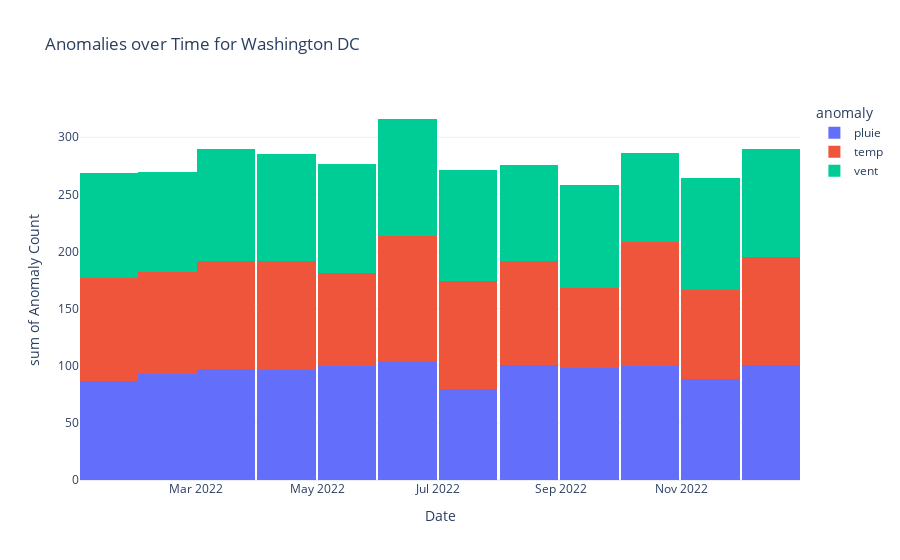
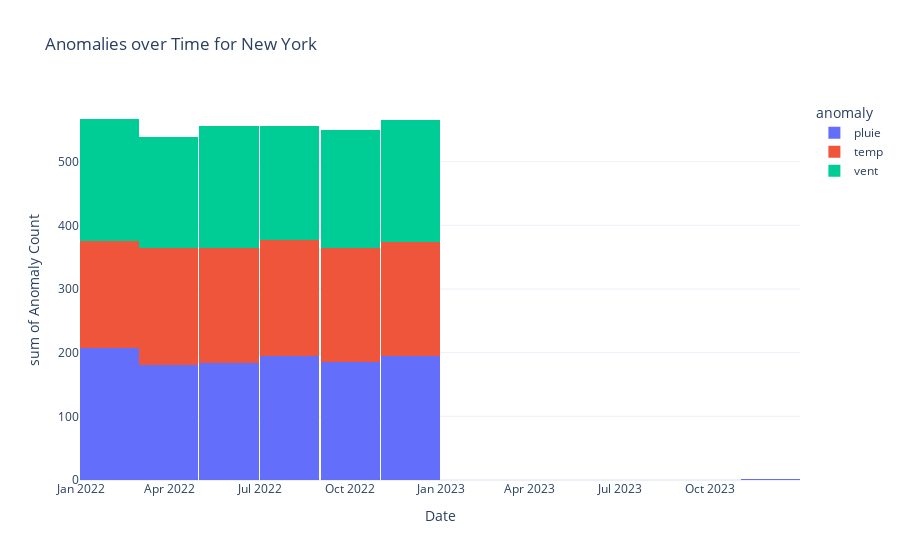
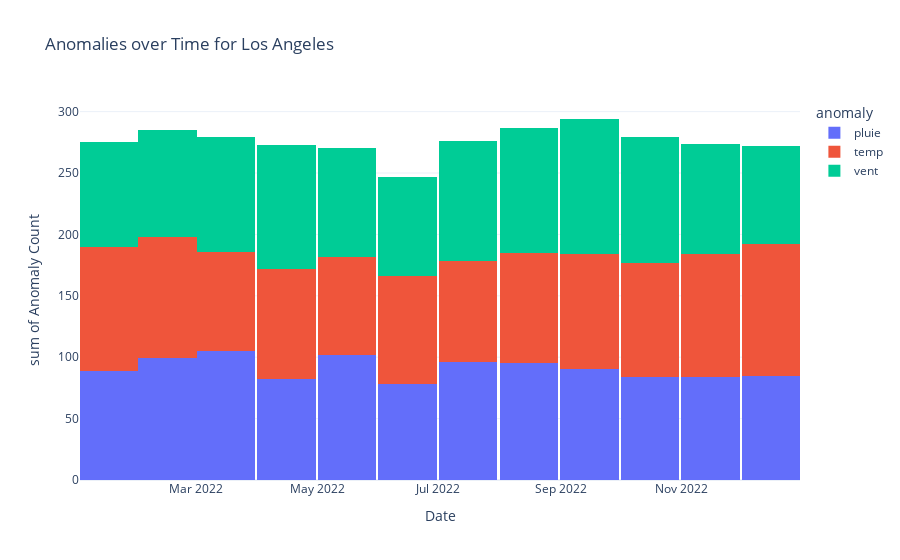

The cell these charts' notebook holds for them, in order:
### Code cell
# Group data by date, city and anomaly, then count the instances
grouped_df = df.groupby(['date_only', 'city', 'anomaly']).size().reset_index(name='counts')

# List your cities
cities = ['Washington DC', 'New York', 'Los Angeles'] # Add or change according to your DataFrame

# Create a separate plot for each city
for city in cities:
    city_df = grouped_df[grouped_df['city'] == city]
    fig = px.histogram(city_df, x='date_only', y='counts', color='anomaly',
                  title=f'Anomalies over Time for {city}', labels={'date_only': 'Date', 'counts': 'Anomaly Count'})
    fig.show()

### Figure 1 — Plotly figure (JSON) as saved in the notebook; plotly's stock layout.template omitted (floating-point values rounded to 4 significant figures)
{"data": [{"alignmentgroup": "True", "bingroup": "x", "histfunc": "sum", "hovertemplate": "anomaly=pluie<br>Date=%{x}<br>sum of Anomaly Count=%{y}<extra></extra>", "legendgroup": "pluie", "marker": {"color": "#636efa", "pattern": {"shape": ""}}, "name": "pluie", "offsetgroup": "pluie", "orientation": "v", "showlegend": true, "type": "histogram", "x": ["2022-01-01", "2022-01-02", "2022-01-03", "2022-01-04", "2022-02-01", "2022-02-02", "2022-02-03", "2022-02-04", "2022-03-01", "2022-03-02", "2022-03-03", "2022-03-04", "2022-04-01", "2022-04-02", "2022-04-03", "2022-04-04", "2022-05-01", "2022-05-02", "2022-05-03", "2022-05-04", "2022-06-01", "2022-06-02", "2022-06-03", "2022-06-04", "2022-07-01", "2022-07-02", "2022-07-03", "2022-07-04", "2022-08-01", "2022-08-02", "2022-08-03", "2022-09-01", "2022-09-02", "2022-09-03", "2022-09-04", "2022-10-01", "2022-10-02", "2022-10-03", "2022-10-04", "2022-11-01", "2022-11-02", "2022-11-03", "2022-11-04", "2022-12-01", "2022-12-02", "2022-12-03", "2022-12-04"], "xaxis": "x", "y": [32, 20, 24, 11, 31, 30, 27, 5, 31, 30, 30, 6, 19, 34, 37, 6, 29, 35, 26, 10, 19, 41, 32, 11, 30, 21, 20, 9, 35, 32, 34, 40, 33, 21, 4, 33, 26, 26, 15, 17, 28, 27, 16, 33, 27, 21, 20], "yaxis": "y"}, {"alignmentgroup": "True", "bingroup": "x", "histfunc": "sum", "hovertemplate": "anomaly=temp<br>Date=%{x}<br>sum of Anomaly Count=%{y}<extra></extra>", "legendgroup": "temp", "marker": {"color": "#EF553B", "pattern": {"shape": ""}}, "name": "temp", "offsetgroup": "temp", "orientation": "v", "showlegend": true, "type": "histogram", "x": ["2022-01-01", "2022-01-02", "2022-01-03", "2022-01-04", "2022-02-01", "2022-02-02", "2022-02-03", "2022-02-04", "2022-03-01", "2022-03-02", "2022-03-03", "2022-03-04", "2022-04-01", "2022-04-02", "2022-04-03", "2022-04-04", "2022-05-01", "2022-05-02", "2022-05-03", "2022-05-04", "2022-06-01", "2022-06-02", "2022-06-03", "2022-06-04", "2022-07-01", "2022-07-02", "2022-07-03", "2022-07-04", "2022-08-01", "2022-08-02", "2022-08-03", "2022-08-04", "2022-09-01", "2022-09-02", "2022-09-03", "2022-09-04", "2022-10-01", "2022-10-02", "2022-10-03", "2022-10-04", "2022-11-01", "2022-11-02", "2022-11-03", "2022-11-04", "2022-12-01", "2022-12-02", "2022-12-03", "2022-12-04"], "xaxis": "x", "y": [27, 29, 24, 10, 31, 32, 25, 1, 25, 31, 30, 9, 21, 27, 38, 10, 31, 24, 22, 4, 37, 34, 30, 10, 30, 26, 27, 11, 23, 32, 30, 6, 17, 23, 25, 5, 27, 28, 38, 15, 21, 21, 24, 12, 25, 27, 33, 9], "yaxis": "y"}, {"alignmentgroup": "True", "bingroup": "x", "histfunc": "sum", "hovertemplate": "anomaly=vent<br>Date=%{x}<br>sum of Anomaly Count=%{y}<extra></extra>", "legendgroup": "vent", "marker": {"color": "#00cc96", "pattern": {"shape": ""}}, "name": "vent", "offsetgroup": "vent", "orientation": "v", "showlegend": true, "type": "histogram", "x": ["2022-01-01", "2022-01-02", "2022-01-03", "2022-01-04", "2022-02-01", "2022-02-02", "2022-02-03", "2022-02-04", "2022-03-01", "2022-03-02", "2022-03-03", "2022-03-04", "2022-04-01", "2022-04-02", "2022-04-03", "2022-04-04", "2022-05-01", "2022-05-02", "2022-05-03", "2022-05-04", "2022-06-01", "2022-06-02", "2022-06-03", "2022-06-04", "2022-07-01", "2022-07-02", "2022-07-03", "2022-07-04", "2022-08-01", "2022-08-02", "2022-08-03", "2022-08-04", "2022-09-01", "2022-09-02", "2022-09-03", "2022-09-04", "2022-10-01", "2022-10-02", "2022-10-03", "2022-10-04", "2022-11-01", "2022-11-02", "2022-11-03", "2022-11-04", "2022-12-01", "2022-12-02", "2022-12-03", "2022-12-04"], "xaxis": "x", "y": [30, 25, 24, 13, 29, 30, 24, 5, 33, 32, 29, 4, 23, 34, 26, 10, 27, 33, 26, 10, 29, 36, 31, 6, 30, 34, 26, 7, 21, 31, 23, 9, 21, 33, 28, 8, 20, 24, 19, 15, 24, 30, 27, 17, 18, 31, 32, 14], "yaxis": "y"}], "layout": {"autosize": true, "barmode": "relative", "legend": {"title": {"text": "anomaly"}, "tracegroupgap": 0}, "title": {"text": "Anomalies over Time for Washington DC"}, "xaxis": {"anchor": "y", "autorange": true, "domain": [0, 1], "range": ["2022-01-01 06:00", "2022-12-30 18:00"], "title": {"text": "Date"}, "type": "date"}, "yaxis": {"anchor": "x", "autorange": true, "domain": [0, 1], "range": [0, 332.6], "title": {"text": "sum of Anomaly Count"}, "type": "linear"}}}

### Figure 2 — Plotly figure (JSON) as saved in the notebook; plotly's stock layout.template omitted (floating-point values rounded to 4 significant figures)
{"data": [{"alignmentgroup": "True", "bingroup": "x", "histfunc": "sum", "hovertemplate": "anomaly=pluie<br>Date=%{x}<br>sum of Anomaly Count=%{y}<extra></extra>", "legendgroup": "pluie", "marker": {"color": "#636efa", "pattern": {"shape": ""}}, "name": "pluie", "offsetgroup": "pluie", "orientation": "v", "showlegend": true, "type": "histogram", "x": ["2022-01-01", "2022-01-02", "2022-01-03", "2022-01-04", "2022-02-01", "2022-02-02", "2022-02-03", "2022-03-01", "2022-03-02", "2022-03-03", "2022-03-04", "2022-04-01", "2022-04-02", "2022-04-03", "2022-04-04", "2022-05-01", "2022-05-02", "2022-05-03", "2022-05-04", "2022-06-01", "2022-06-02", "2022-06-03", "2022-06-04", "2022-07-01", "2022-07-02", "2022-07-03", "2022-07-04", "2022-08-01", "2022-08-02", "2022-08-03", "2022-08-04", "2022-09-01", "2022-09-02", "2022-09-03", "2022-09-04", "2022-10-01", "2022-10-02", "2022-10-03", "2022-10-04", "2022-11-01", "2022-11-02", "2022-11-03", "2022-11-04", "2022-12-01", "2022-12-02", "2022-12-03", "2022-12-04", "2023-11-29"], "xaxis": "x", "y": [35, 37, 30, 4, 27, 34, 40, 23, 26, 28, 8, 24, 29, 29, 13, 27, 32, 29, 7, 24, 27, 26, 11, 30, 28, 25, 10, 31, 38, 22, 10, 28, 26, 32, 10, 19, 29, 29, 13, 29, 30, 31, 15, 24, 26, 30, 9, 1], "yaxis": "y"}, {"alignmentgroup": "True", "bingroup": "x", "histfunc": "sum", "hovertemplate": "anomaly=temp<br>Date=%{x}<br>sum of Anomaly Count=%{y}<extra></extra>", "legendgroup": "temp", "marker": {"color": "#EF553B", "pattern": {"shape": ""}}, "name": "temp", "offsetgroup": "temp", "orientation": "v", "showlegend": true, "type": "histogram", "x": ["2022-01-01", "2022-01-02", "2022-01-03", "2022-01-04", "2022-02-01", "2022-02-02", "2022-02-03", "2022-02-04", "2022-03-01", "2022-03-02", "2022-03-03", "2022-03-04", "2022-04-01", "2022-04-02", "2022-04-03", "2022-04-04", "2022-05-01", "2022-05-02", "2022-05-03", "2022-05-04", "2022-06-01", "2022-06-02", "2022-06-03", "2022-06-04", "2022-07-01", "2022-07-02", "2022-07-03", "2022-07-04", "2022-08-01", "2022-08-02", "2022-08-03", "2022-08-04", "2022-09-01", "2022-09-02", "2022-09-03", "2022-09-04", "2022-10-01", "2022-10-02", "2022-10-03", "2022-10-04", "2022-11-01", "2022-11-02", "2022-11-03", "2022-11-04", "2022-12-01", "2022-12-02", "2022-12-03", "2022-12-04"], "xaxis": "x", "y": [20, 32, 24, 10, 27, 25, 27, 3, 20, 32, 29, 6, 28, 26, 32, 11, 25, 30, 26, 11, 27, 24, 31, 8, 26, 26, 37, 4, 32, 23, 31, 4, 25, 25, 37, 12, 16, 27, 26, 11, 36, 23, 23, 9, 25, 23, 27, 14], "yaxis": "y"}, {"alignmentgroup": "True", "bingroup": "x", "histfunc": "sum", "hovertemplate": "anomaly=vent<br>Date=%{x}<br>sum of Anomaly Count=%{y}<extra></extra>", "legendgroup": "vent", "marker": {"color": "#00cc96", "pattern": {"shape": ""}}, "name": "vent", "offsetgroup": "vent", "orientation": "v", "showlegend": true, "type": "histogram", "x": ["2022-01-01", "2022-01-02", "2022-01-03", "2022-01-04", "2022-02-01", "2022-02-02", "2022-02-03", "2022-02-04", "2022-03-01", "2022-03-02", "2022-03-03", "2022-03-04", "2022-04-01", "2022-04-02", "2022-04-03", "2022-04-04", "2022-05-01", "2022-05-02", "2022-05-03", "2022-05-04", "2022-06-01", "2022-06-02", "2022-06-03", "2022-06-04", "2022-07-01", "2022-07-02", "2022-07-03", "2022-07-04", "2022-08-01", "2022-08-02", "2022-08-03", "2022-08-04", "2022-09-01", "2022-09-02", "2022-09-03", "2022-09-04", "2022-10-01", "2022-10-02", "2022-10-03", "2022-10-04", "2022-11-01", "2022-11-02", "2022-11-03", "2022-11-04", "2022-12-01", "2022-12-02", "2022-12-03", "2022-12-04"], "xaxis": "x", "y": [28, 27, 36, 6, 30, 29, 31, 5, 28, 29, 25, 10, 25, 29, 22, 7, 30, 28, 35, 6, 21, 30, 33, 8, 24, 29, 36, 11, 27, 25, 21, 6, 24, 26, 25, 11, 26, 25, 29, 18, 24, 29, 32, 14, 26, 28, 31, 8], "yaxis": "y"}], "layout": {"autosize": true, "barmode": "relative", "legend": {"title": {"text": "anomaly"}, "tracegroupgap": 0}, "title": {"text": "Anomalies over Time for New York"}, "xaxis": {"anchor": "y", "autorange": true, "domain": [0, 1], "range": ["2021-12-31", "2023-12-31"], "title": {"text": "Date"}, "type": "date"}, "yaxis": {"anchor": "x", "autorange": true, "domain": [0, 1], "range": [0, 596.8], "title": {"text": "sum of Anomaly Count"}, "type": "linear"}}}

### Figure 3 — Plotly figure (JSON) as saved in the notebook; plotly's stock layout.template omitted (floating-point values rounded to 4 significant figures)
{"data": [{"alignmentgroup": "True", "bingroup": "x", "histfunc": "sum", "hovertemplate": "anomaly=pluie<br>Date=%{x}<br>sum of Anomaly Count=%{y}<extra></extra>", "legendgroup": "pluie", "marker": {"color": "#636efa", "pattern": {"shape": ""}}, "name": "pluie", "offsetgroup": "pluie", "orientation": "v", "showlegend": true, "type": "histogram", "x": ["2022-01-01", "2022-01-02", "2022-01-03", "2022-01-04", "2022-02-01", "2022-02-02", "2022-02-03", "2022-02-04", "2022-03-01", "2022-03-02", "2022-03-03", "2022-03-04", "2022-04-01", "2022-04-02", "2022-04-03", "2022-04-04", "2022-05-01", "2022-05-02", "2022-05-03", "2022-05-04", "2022-06-01", "2022-06-02", "2022-06-03", "2022-06-04", "2022-07-01", "2022-07-02", "2022-07-03", "2022-07-04", "2022-08-01", "2022-08-02", "2022-08-03", "2022-08-04", "2022-09-01", "2022-09-02", "2022-09-03", "2022-09-04", "2022-10-01", "2022-10-02", "2022-10-03", "2022-10-04", "2022-11-01", "2022-11-02", "2022-11-03", "2022-11-04", "2022-12-01", "2022-12-02", "2022-12-03", "2022-12-04"], "xaxis": "x", "y": [35, 23, 23, 8, 27, 28, 40, 4, 32, 30, 37, 6, 19, 24, 31, 8, 33, 27, 33, 9, 21, 25, 22, 10, 27, 33, 29, 7, 32, 33, 23, 7, 32, 17, 32, 9, 27, 28, 14, 15, 22, 24, 28, 10, 29, 23, 20, 13], "yaxis": "y"}, {"alignmentgroup": "True", "bingroup": "x", "histfunc": "sum", "hovertemplate": "anomaly=temp<br>Date=%{x}<br>sum of Anomaly Count=%{y}<extra></extra>", "legendgroup": "temp", "marker": {"color": "#EF553B", "pattern": {"shape": ""}}, "name": "temp", "offsetgroup": "temp", "orientation": "v", "showlegend": true, "type": "histogram", "x": ["2022-01-01", "2022-01-02", "2022-01-03", "2022-01-04", "2022-02-01", "2022-02-02", "2022-02-03", "2022-02-04", "2022-03-01", "2022-03-02", "2022-03-03", "2022-03-04", "2022-04-01", "2022-04-02", "2022-04-03", "2022-04-04", "2022-05-01", "2022-05-02", "2022-05-03", "2022-05-04", "2022-06-01", "2022-06-02", "2022-06-03", "2022-06-04", "2022-07-01", "2022-07-02", "2022-07-03", "2022-07-04", "2022-08-01", "2022-08-02", "2022-08-03", "2022-08-04", "2022-09-01", "2022-09-02", "2022-09-03", "2022-09-04", "2022-10-01", "2022-10-02", "2022-10-03", "2022-10-04", "2022-11-01", "2022-11-02", "2022-11-03", "2022-11-04", "2022-12-01", "2022-12-02", "2022-12-03", "2022-12-04"], "xaxis": "x", "y": [28, 33, 31, 9, 25, 38, 33, 3, 28, 27, 20, 6, 31, 30, 21, 8, 23, 21, 29, 7, 26, 18, 33, 11, 21, 31, 24, 6, 18, 28, 36, 8, 27, 36, 21, 10, 27, 29, 30, 7, 26, 23, 36, 15, 36, 29, 31, 11], "yaxis": "y"}, {"alignmentgroup": "True", "bingroup": "x", "histfunc": "sum", "hovertemplate": "anomaly=vent<br>Date=%{x}<br>sum of Anomaly Count=%{y}<extra></extra>", "legendgroup": "vent", "marker": {"color": "#00cc96", "pattern": {"shape": ""}}, "name": "vent", "offsetgroup": "vent", "orientation": "v", "showlegend": true, "type": "histogram", "x": ["2022-01-01", "2022-01-02", "2022-01-03", "2022-01-04", "2022-02-01", "2022-02-02", "2022-02-03", "2022-02-04", "2022-03-01", "2022-03-02", "2022-03-03", "2022-03-04", "2022-04-01", "2022-04-02", "2022-04-03", "2022-04-04", "2022-05-01", "2022-05-02", "2022-05-03", "2022-05-04", "2022-06-01", "2022-06-02", "2022-06-03", "2022-06-04", "2022-07-01", "2022-07-02", "2022-07-03", "2022-07-04", "2022-08-01", "2022-08-02", "2022-08-03", "2022-08-04", "2022-09-01", "2022-09-02", "2022-09-03", "2022-09-04", "2022-10-01", "2022-10-02", "2022-10-03", "2022-10-04", "2022-11-01", "2022-11-02", "2022-11-03", "2022-11-04", "2022-12-01", "2022-12-02", "2022-12-03", "2022-12-04"], "xaxis": "x", "y": [23, 25, 28, 9, 33, 34, 17, 3, 29, 30, 26, 8, 29, 41, 24, 7, 29, 27, 24, 8, 27, 20, 28, 6, 29, 25, 37, 7, 36, 22, 34, 10, 37, 31, 29, 13, 33, 24, 37, 8, 32, 21, 27, 10, 27, 30, 15, 8], "yaxis": "y"}], "layout": {"autosize": true, "barmode": "relative", "legend": {"title": {"text": "anomaly"}, "tracegroupgap": 0}, "title": {"text": "Anomalies over Time for Los Angeles"}, "xaxis": {"anchor": "y", "autorange": true, "domain": [0, 1], "range": ["2022-01-01 06:00", "2022-12-30 18:00"], "title": {"text": "Date"}, "type": "date"}, "yaxis": {"anchor": "x", "autorange": true, "domain": [0, 1], "range": [0, 309.5], "title": {"text": "sum of Anomaly Count"}, "type": "linear"}}}
